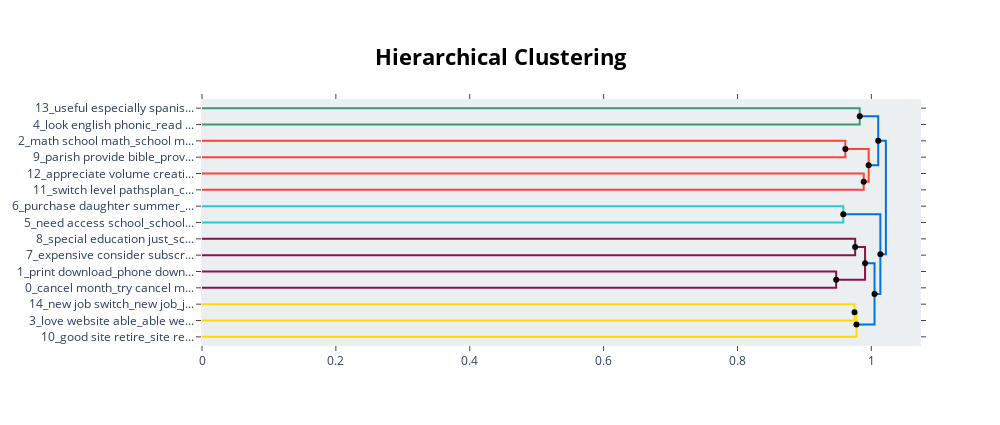

The notebook cell this image was saved under:
### Code cell
# Extract hierarchical topics and their representations
hierarchical_topics = topic_model.hierarchical_topics(content_documents)

# Visualize these representations
topic_model.visualize_hierarchy(hierarchical_topics=hierarchical_topics, height=350)

### Figure 1 — Plotly figure (JSON) as saved in the notebook; plotly's stock layout.template omitted (floating-point values rounded to 4 significant figures)
{"data": [{"hoverinfo": "text", "marker": {"color": "rgb(61,153,112)"}, "mode": "lines", "text": ["useful especially spanish_option spanish_downloand spanish_spanish inmersion_spanish site", "", "", "look english phonic_read ability_improve read ability_improve read_world look vocabulary"], "type": "scatter", "x": [0, 0.9827, 0.9827, 0], "xaxis": "x", "y": [-5, -5, -15, -15], "yaxis": "y"}, {"hoverinfo": "text", "marker": {"color": "rgb(255,65,54)"}, "mode": "lines", "text": ["math school math_school math_addition subtraction_math_math standard", "", "", "parish provide bible_provide bible_christian content_secular educational_provide bible originally"], "type": "scatter", "x": [0, 0.9612, 0.9612, 0], "xaxis": "x", "y": [-25, -25, -35, -35], "yaxis": "y"}, {"hoverinfo": "text", "marker": {"color": "rgb(255,65,54)"}, "mode": "lines", "text": ["appreciate volume creative_make useful_creative option provide_greatly make useful_variety meeting need", "", "", "switch level pathsplan_change district_experience change district_change district level_change career 54"], "type": "scatter", "x": [0, 0.9886, 0.9886, 0], "xaxis": "x", "y": [-45, -45, -55, -55], "yaxis": "y"}, {"hoverinfo": "text", "marker": {"color": "rgb(255,65,54)"}, "mode": "lines", "text": ["educate standard basic_educate standard_provide bible_information_provide bible originally", "", "", "appreciate volume creative_modify greatly make_make useful_provide lead modify_useful work"], "type": "scatter", "x": [0.9612, 0.996, 0.996, 0.9886], "xaxis": "x", "y": [-30, -30, -50, -50], "yaxis": "y"}, {"hoverinfo": "text", "marker": {"color": "rgb(0,116,217)"}, "mode": "lines", "text": ["option spanish_add option spanish_downloand spanish_format far spanish_spanish site", "", "", "make reliable educational_educational materialsactvitie_make useful_educational_reliable educational materialsactvitie"], "type": "scatter", "x": [0.9827, 1.01, 1.01, 0.996], "xaxis": "x", "y": [-10, -10, -40, -40], "yaxis": "y"}, {"hoverinfo": "text", "marker": {"color": "rgb(35,205,205)"}, "mode": "lines", "text": ["purchase daughter summer_summer need_need summer_need summer potentially_summer need right", "", "", "need access school_school place provide_school usa need_outside able school_able school site"], "type": "scatter", "x": [0, 0.9581, 0.9581, 0], "xaxis": "x", "y": [-65, -65, -75, -75], "yaxis": "y"}, {"hoverinfo": "text", "marker": {"color": "rgb(133,20,75)"}, "mode": "lines", "text": ["special education just_school special education_special ed_special education_special education look", "", "", "expensive consider subscribe_justify monthly cost_price just justify_reasonable occasional price_occasional price"], "type": "scatter", "x": [0, 0.9758, 0.9758, 0], "xaxis": "x", "y": [-85, -85, -95, -95], "yaxis": "y"}, {"hoverinfo": "text", "marker": {"color": "rgb(133,20,75)"}, "mode": "lines", "text": ["print download_phone download social_page print_printable_file", "", "", "cancel month_try cancel month_try cancel_cancel free_need cancel"], "type": "scatter", "x": [0, 0.9475, 0.9475, 0], "xaxis": "x", "y": [-105, -105, -115, -115], "yaxis": "y"}, {"hoverinfo": "text", "marker": {"color": "rgb(133,20,75)"}, "mode": "lines", "text": ["special education just_special ed_school special education_modification special ed_special need cognitivelyappropriate", "", "", "print download_think cancel_need cancel_cancel cancel_try cancel"], "type": "scatter", "x": [0.9758, 0.9906, 0.9906, 0.9475], "xaxis": "x", "y": [-90, -90, -110, -110], "yaxis": "y"}, {"hoverinfo": "text", "marker": {"color": "rgb(255,220,0)"}, "mode": "lines", "text": ["new job switch_new job_job switch_afford new job_time new job", "", "", "love website able_able website afford_site thank love_thank love site_website afford kind"], "type": "scatter", "x": [0, 0.9749, 0.9749, 0], "xaxis": "x", "y": [-125, -125, -135, -135], "yaxis": "y"}, {"hoverinfo": "text", "marker": {"color": "rgb(255,220,0)"}, "mode": "lines", "text": ["afford new job_new job switch_new job_time new job_job switch", "", "", "good site retire_site retire need_retire need place_site retire_place long site"], "type": "scatter", "x": [0.9749, 0.9778, 0.9778, 0], "xaxis": "x", "y": [-130, -130, -145, -145], "yaxis": "y"}, {"hoverinfo": "text", "marker": {"color": "rgb(0,116,217)"}, "mode": "lines", "text": ["special education just_special ed_special need cognitivelyappropriate_stuff special education_special education", "", "", "new job_job switch_subscribe service_switch job long_job"], "type": "scatter", "x": [0.9906, 1.005, 1.005, 0.9778], "xaxis": "x", "y": [-100, -100, -137.5, -137.5], "yaxis": "y"}, {"hoverinfo": "text", "marker": {"color": "rgb(0,116,217)"}, "mode": "lines", "text": ["school need_school need thank_school plan buy_tutor thank market_month school need", "", "", "new job_job_account_service_pay"], "type": "scatter", "x": [0.9581, 1.013, 1.013, 1.005], "xaxis": "x", "y": [-70, -70, -118.8, -118.8], "yaxis": "y"}, {"hoverinfo": "text", "marker": {"color": "rgb(0,116,217)"}, "mode": "lines", "text": ["educational materialsactvitie_reliable educational materialsactvitie_educational materialsactvitie variety_make reliable educational_reliable educational", "", "", "new job_school need_job_account_special education"], "type": "scatter", "x": [1.01, 1.022, 1.022, 1.013], "xaxis": "x", "y": [-25, -25, -94.38, -94.38], "yaxis": "y"}, {"hoverinfo": "text", "hovertext": ["educate standard basic_educate standard_provide bible_information_provide bible originally", "option spanish_add option spanish_downloand spanish_format far spanish_spanish site", "special education just_special ed_school special education_modification special ed_special need cognitivelyappropriate", "afford new job_new job switch_new job_time new job_job switch", "special education just_special ed_special need cognitivelyappropriate_stuff special education_special education", "school need_school need thank_school plan buy_tutor thank market_month school need", "educational materialsactvitie_reliable educational materialsactvitie_educational materialsactvitie variety_make reliable educational_reliable educational"], "marker": {"color": "black"}, "mode": "markers", "showlegend": false, "type": "scatter", "x": [0.9612, 0.9827, 0.9758, 0.9749, 0.9906, 0.9581, 1.01], "y": [-30, -10, -90, -130, -100, -70, -25]}, {"hoverinfo": "text", "hovertext": ["appreciate volume creative_modify greatly make_make useful_provide lead modify_useful work", "make reliable educational_educational materialsactvitie_make useful_educational_reliable educational materialsactvitie", "print download_think cancel_need cancel_cancel cancel_try cancel", "new job_job switch_subscribe service_switch job long_job", "new job_job_account_service_pay", "new job_school need_job_account_special education"], "marker": {"color": "black"}, "mode": "markers", "showlegend": false, "type": "scatter", "x": [0.9886, 0.996, 0.9475, 0.9778, 1.005, 1.013], "y": [-50, -40, -110, -137.5, -118.8, -94.38]}], "layout": {"autosize": false, "height": 425, "hoverlabel": {"bgcolor": "white", "font": {"family": "Rockwell", "size": 16}}, "hovermode": "closest", "plot_bgcolor": "#ECEFF1", "showlegend": false, "title": {"font": {"color": "Black", "size": 22}, "text": "<b>Hierarchical Clustering</b>", "x": 0.5, "xanchor": "center", "yanchor": "top"}, "width": 1000, "xaxis": {"mirror": "allticks", "rangemode": "tozero", "showgrid": false, "showline": true, "showticklabels": true, "ticks": "outside", "type": "linear", "zeroline": false}, "yaxis": {"mirror": "allticks", "range": [-150, 0], "rangemode": "tozero", "showgrid": false, "showline": true, "showticklabels": true, "tickmode": "array", "ticks": "outside", "ticktext": ["13_useful especially spanis...", "4_look english phonic_read ...", "2_math school math_school m...", "9_parish provide bible_prov...", "12_appreciate volume creati...", "11_switch level pathsplan_c...", "6_purchase daughter summer_...", "5_need access school_school...", "8_special education just_sc...", "7_expensive consider subscr...", "1_print download_phone down...", "0_cancel month_try cancel m...", "14_new job switch_new job_j...", "3_love website able_able we...", "10_good site retire_site re..."], "tickvals": [-5, -15, -25, -35, -45, -55, -65, -75, -85, -95, -105, -115, -125, -135, -145], "type": "linear", "zeroline": false}}}
